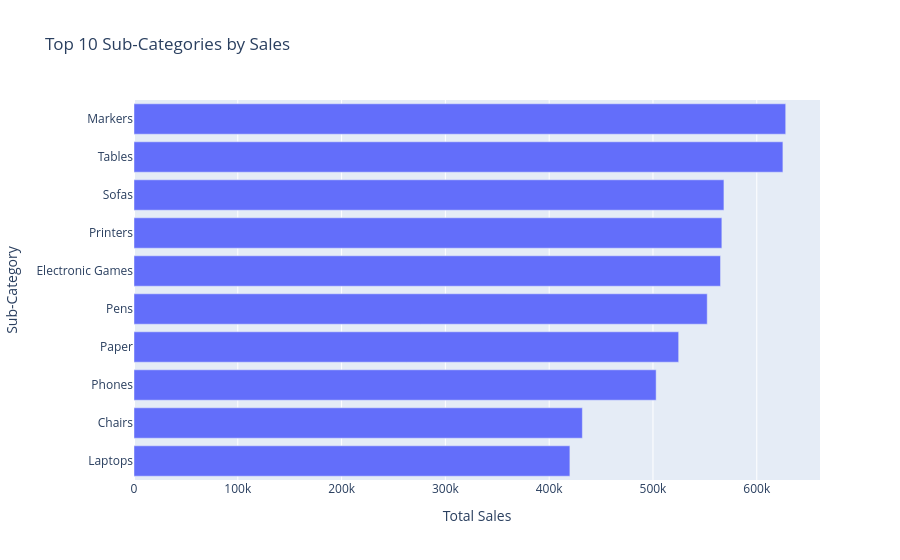

Notebook code for this chart:
### Code cell
subcategory_sales = (
    clean_data.groupby("Sub-Category")["Amount"]
    .sum()
    .sort_values(ascending=False)
)

print("Top 10 sub-categories by sales:")
display(subcategory_sales.head(10).to_frame("Total Sales"))

fig = px.bar(
    subcategory_sales.head(10).reset_index(),
    x="Amount",
    y="Sub-Category",
    orientation="h",
    title="Top 10 Sub-Categories by Sales",
    labels={"Amount": "Total Sales"}
)

fig.update_layout(yaxis={"categoryorder": "total ascending"})
fig.show()

### Figure 1 — Plotly figure (JSON) as saved in the notebook; plotly's stock layout.template omitted (floating-point values rounded to 4 significant figures)
{"data": [{"hovertemplate": "Total Sales=%{x}<br>Sub-Category=%{y}<extra></extra>", "legendgroup": "", "marker": {"color": "#636efa", "pattern": {"shape": ""}}, "name": "", "orientation": "h", "showlegend": false, "textposition": "auto", "type": "bar", "x": [627875, 625177, 568367, 566359, 565092, 552269, 524755, 503055, 431964, 419950], "xaxis": "x", "y": ["Markers", "Tables", "Sofas", "Printers", "Electronic Games", "Pens", "Paper", "Phones", "Chairs", "Laptops"], "yaxis": "y"}], "layout": {"barmode": "relative", "legend": {"tracegroupgap": 0}, "title": {"text": "Top 10 Sub-Categories by Sales"}, "xaxis": {"anchor": "y", "domain": [0, 1], "title": {"text": "Total Sales"}}, "yaxis": {"anchor": "x", "categoryorder": "total ascending", "domain": [0, 1], "title": {"text": "Sub-Category"}}}}
